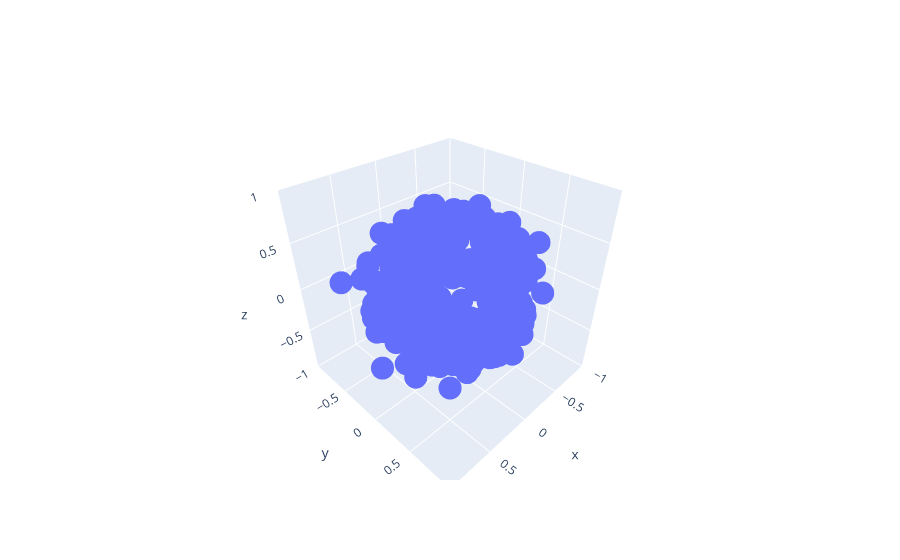

The notebook cell this image was saved under:
### Code cell
range_k=31
folder = 'goe_xxyyzz'
N=12
state_number=0

X3_long=[]
m_list=[]
for k in range(range_k):
    file_name=folder+f"{N}_{k}_{state_number}"
    dab=load_d(file_name)
    X2,X3,m1,m=mapData(dab,False)
    X3_long.append(X3)
    m_list.append(m)
X3_long_array=np.concatenate(X3_long, axis=0)


m=max(m_list)

fig = go.Figure(data=go.Scatter3d(x=X3_long_array[:, 0]/m, y=X3_long_array[:, 1]/m, z=X3_long_array[:, 2]/m, mode='markers'))

fig.update_layout(
scene=dict(
            xaxis=dict(range=[-1, 1]),
            yaxis=dict(range=[-1, 1]),
            zaxis=dict(range=[-1, 1]),
            aspectmode='cube'))
        
fig.show()

r,x0,y0,z0, rmse=sphereFit(X3_long_array[:,0]/m,X3_long_array[:,1]/m,X3_long_array[:,2]/m)
print(f"Number of points {range_k*12}")
print(rmse)

count_points_in_sphere(X3_long_array[:,0]/m, X3_long_array[:,1]/m, X3_long_array[:,2]/m, 0.6)

### Figure 1 — Plotly figure (JSON) as saved in the notebook; plotly's stock layout.template omitted (floating-point values rounded to 4 significant figures; data arrays with more than 128 entries replaced by an {"elided": "..."} marker saying what was removed)
{"data": [{"mode": "markers", "type": "scatter3d", "x": {"elided": "372 float values"}, "y": {"elided": "372 float values"}, "z": {"elided": "372 float values"}}], "layout": {"scene": {"aspectmode": "cube", "xaxis": {"range": [-1, 1]}, "yaxis": {"range": [-1, 1]}, "zaxis": {"range": [-1, 1]}}}}
